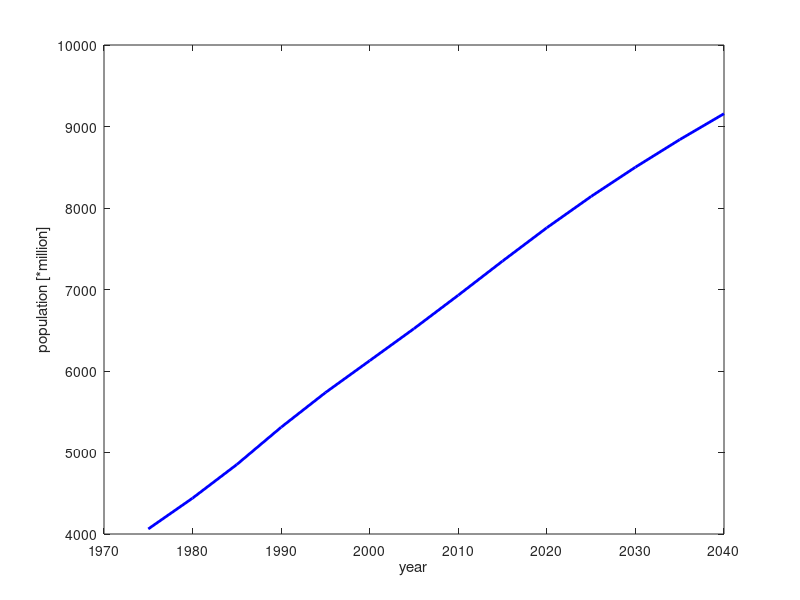
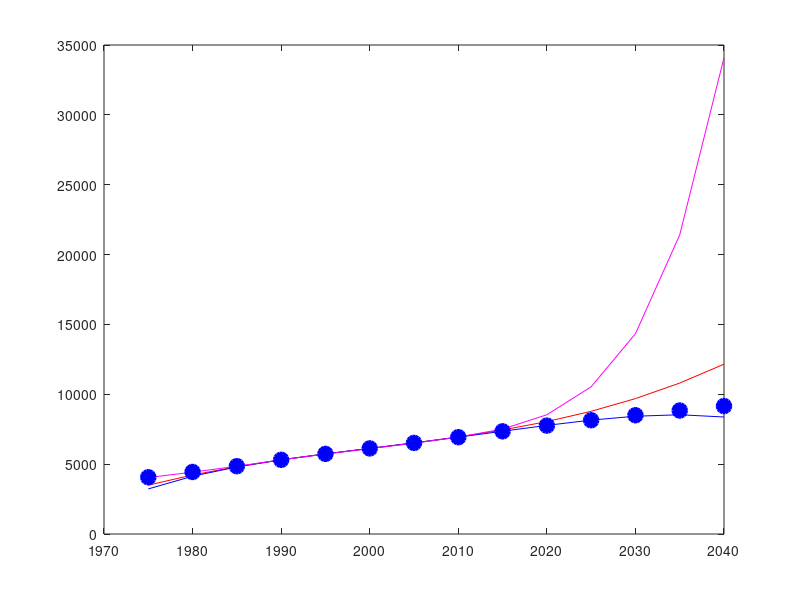

The MATLAB script that drew these images, in order:
% Polinom interpolation
% using population-year data of World Bank
% 

% importing basic data (1975-2010 measured, 2015-  estimated)
load('population.mat');
pop = 1000*pop; % count population in millions
% Basic data shown
figure; 
  plot(ev, pop, 'b-','LineWidth',2);
  xlabel('year'); 
  ylabel('population [*million]');

%% Cubic interpolation
% x = [A;B;C;D] 
% y = A * x^3 + B * x^2 + C * x + D
%
Amat = vander(ev(4:7));
B = transpose(pop(4:7));
coeff3 = Amat \ B;

% 4th-order approximation
Amat4 = vander(ev(4:8));
B4 = transpose(pop(4:8));
coeff4 = Amat4 \ B4;

% 7th order approximation
Amat = vander(ev(1:8));
B = transpose(pop(1:8));
coeff7 = Amat \ B;

%% Show all the approximations together in a common figure
% Calculate interpolated population for cubic approximation
pop3 = coeff3(4);
for id=1:3
  pop3 = pop3 + coeff3(id)*(ev.^(4-id));
end

% population of 4th order approximation
pop4 = coeff4(5);
for id=1:4
  pop4 = pop4 + coeff4(id)*(ev.^(5-id));
end

% population of 7th order approximation
pop7 = coeff7(8);
for id=1:7
  pop7 = pop7 + coeff7(id)*(ev.^(8-id));
end

%% Plot all approximations and create a 
figure; 
  plot(ev, pop3, 'r-',ev,pop4,'b-',...
    ev,pop7,'m-',...
    ev,pop,'bo',...
    'MarkerSize',10,'MarkerFaceColor','b','LineWidth',2);
